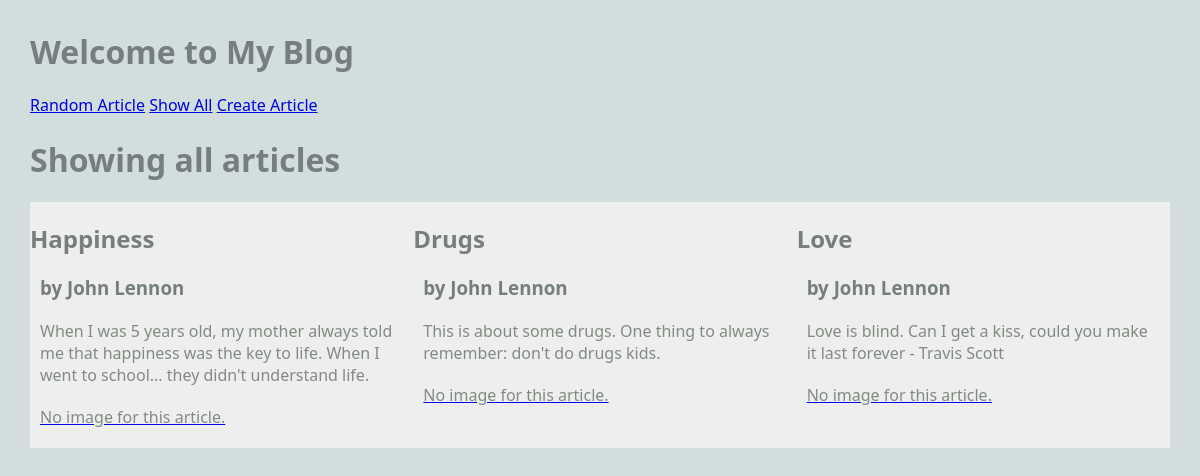
The app's page /blog/show_all, older data.
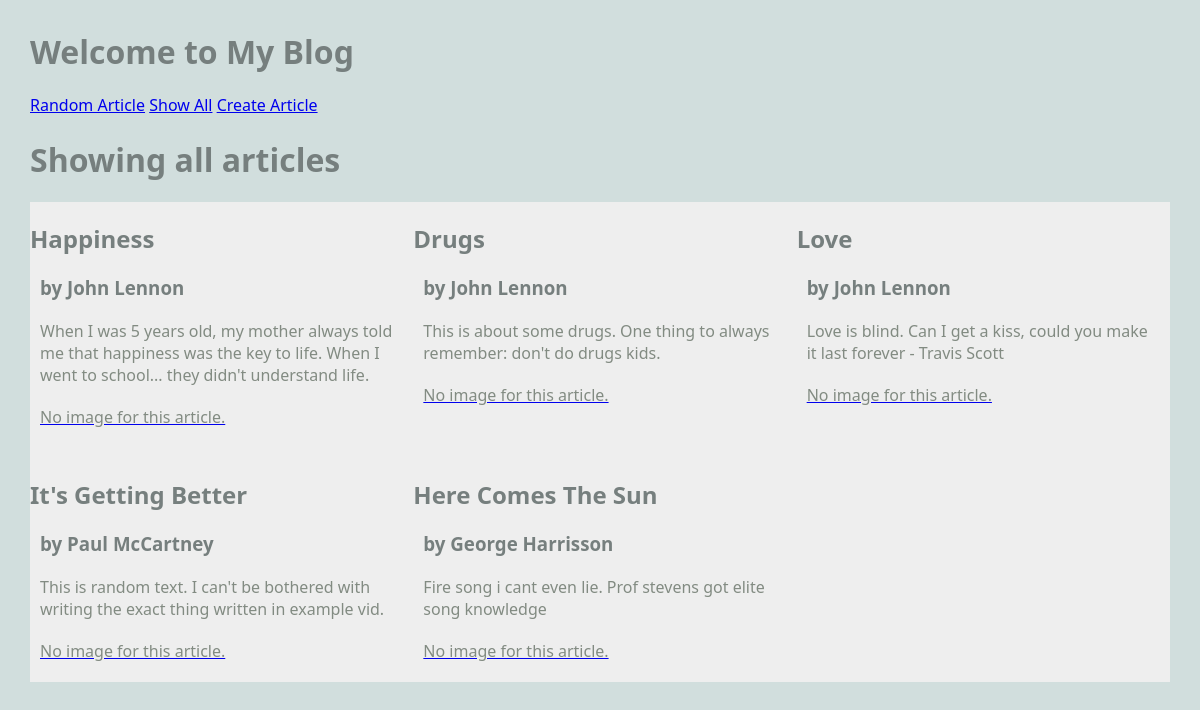
The same page, newer data.
### blog/models.py (models this page shows, shortened)
class Article(models.Model):
    title = models.TextField(blank=True)
    author = models.TextField(blank=True)
    text = models.TextField(blank=True)
    published = models.DateTimeField(auto_now=True)
    image_file = models.ImageField(blank=True)
    def __str__(self):
        return f'{self.title} by {self.author}'

### blog/views.py (the view)
# urls.py: path('show_all', ShowAllView.as_view(), name='show_all'),
class ShowAllView(ListView):
    model = Article
    template_name = 'blog/show_all.html'
    context_object_name = 'articles'

### blog/templates/blog/show_all.html
{% extends "blog/base.html" %}
{% block content %}
<h1>Showing all articles</h1>
<main class="grid-container">
    {% for article in articles %}
        <article>
            <div>
                <h2>{{ article.title }}</h2>
                <h3>by {{ article.author }}</h3>
                <p> {{ article.text }}</p>
            </div>
            <a href="{% url 'article' article.pk %}">
                {% if article.image_file %}
                <img src="{{ article.image_file.url }}" alt="">
                {% else %}
                <p>No image for this article.</p>
                {% endif %}
            </a>
        </article>
    {% endfor %}
</main>
{% endblock %}

Row changes from the older to the newer data that the page shows:
added Article: title "It's Getting Better", author "Paul McCartney", text "This is random text. I can't be bothered with writing the exact thing written in example vid.", image_file "No image for this article."
added Article: title "Here Comes The Sun", author "George Harrisson", text "Fire song i cant even lie. Prof stevens got elite song knowledge", image_file "No image for this article."
